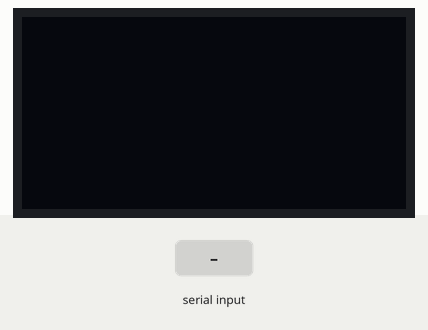
The sketch below on a simulated Arduino Uno, built with avr-gcc and run on an emulated ATmega328P. Parts: 128×64 one-colour display. The inputs (shaded band) are chosen by the test bench. The display library's start-up logo is not drawn; what the sketch prints to the serial monitor is not drawn.

Above: at 1.2 s.
1.3 s: "1" received over Serial
At 3.0 s:
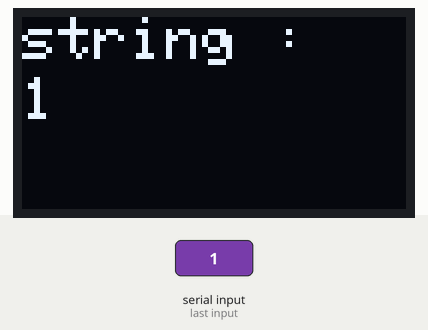
3.8 s: "0" received over Serial
At 6.0 s:
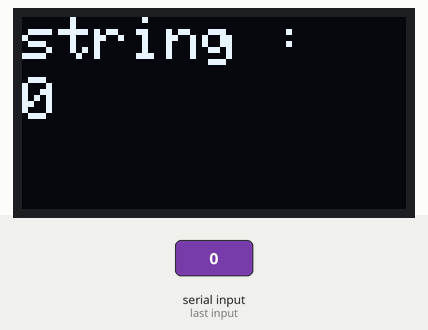
6.3 s: "2" received over Serial
At 8.0 s:
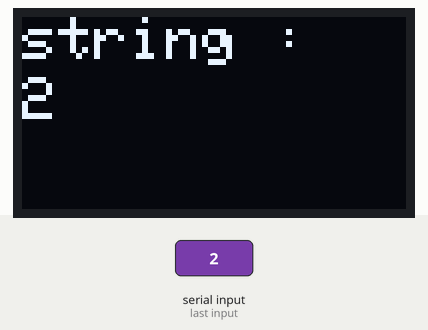
Timing chart, 0 to 9.5 s (numbered marks = the images above; inputs shaded):
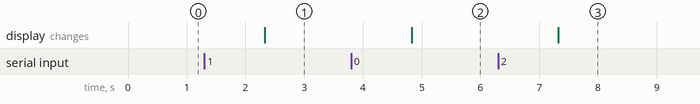

Measured:
- after the input at 1.3 s, the display: changes after 1.0 s (image 1)
- after the input at 3.8 s, the display: changes after 1.0 s (image 2)
- after the input at 6.3 s, the display: changes after 1.0 s (image 3)

The sketch:

assignment4-1.okeunji.ino
```cpp
#include <Wire.h>
#include <Adafruit_GFX.h>
#include <Adafruit_SSD1306.h>

#define SCREEN_WIDTH 128
#define SCREEN_HEIGHT 64

Adafruit_SSD1306 display(SCREEN_WIDTH, SCREEN_HEIGHT, &Wire, -1);

void setup() {
  Serial.begin(9600);
  display.begin(SSD1306_SWITCHCAPVCC, 0x3C);
  display.display();
}


void loop() {
  char string[100]="";
  if(Serial.available())
  {
    byte leng = Serial.readBytes(string, 100);
    Serial.print("length : ");
    Serial.println(leng-1);

    display.setTextSize(2);
    display.setTextColor(SSD1306_WHITE);

    display.clearDisplay();
    display.setCursor(0, 0);
    display.print("string : ");
    display.setCursor(0, 20);
    display.print(string);
    display.display();
  }
}
```
